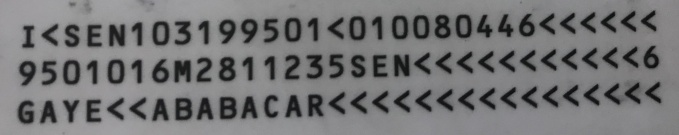
#> input picture carteId_01.jpg, 679 x 135 px, given in place of , which was not available
$ python -i detect_mrz.py   (imports and definitions only)   (older library calls are emulated)
#> lines starting #> are read from the running program, lines starting #| are printed output that depends on the picture; after the words box and inside, x2 and y2 are one past the last pixel; in counts of white or black regions, pixels touching at a corner belong together; pictures that were not available may be replaced by others from this repository, and a replacement may not be noted

from imutils import paths
import numpy as np
import argparse
import imutils
import cv2


def getMRZFromImg(img=None, imgpath=""):

#> called with imgpath = ''
  rectKernel = cv2.getStructuringElement(cv2.MORPH_RECT, (13, 5))
  sqKernel = cv2.getStructuringElement(cv2.MORPH_RECT, (21, 21))
  image = img if img is not None else cv2.imread(imgpath)
#> image is the input picture: shape (135, 679, 3); mean B, G, R 117.2, 116.4, 116.4

  image = imutils.resize(image, height=600)
#> image: shape (600, 3017, 3)
  gray = cv2.cvtColor(image, cv2.COLOR_BGR2GRAY)

  gray = cv2.GaussianBlur(gray, (3, 3), 0)
  blackhat = cv2.morphologyEx(gray, cv2.MORPH_BLACKHAT, rectKernel)
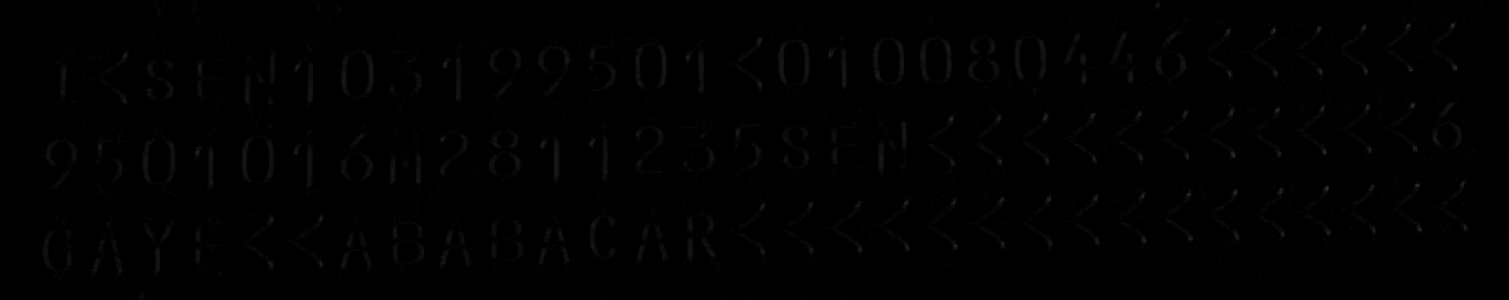
#> blackhat: shape (600, 3017) (shown at 1/2 size); min 0, max 56, mean 1

	# compute the Scharr gradient of the blackhat image and scale the
	# result into the range [0, 255]
  gradX = cv2.Sobel(blackhat, ddepth=cv2.CV_32F, dx=1, dy=0, ksize=-1)
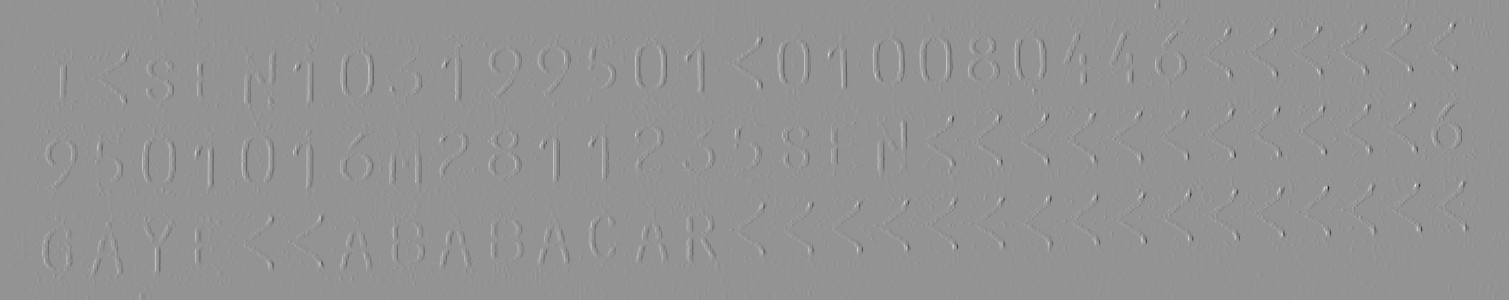
#> gradX: shape (600, 3017) float32 (shown at 1/2 size); min -734, max 535, mean 0; drawn with min black and max white
  gradX = np.absolute(gradX)
  (minVal, maxVal) = (np.min(gradX), np.max(gradX))
#> minVal = 0; maxVal = 734
  gradX = (255 * ((gradX - minVal) / (maxVal - minVal))).astype("uint8")


  gradX = cv2.morphologyEx(gradX, cv2.MORPH_CLOSE, rectKernel)
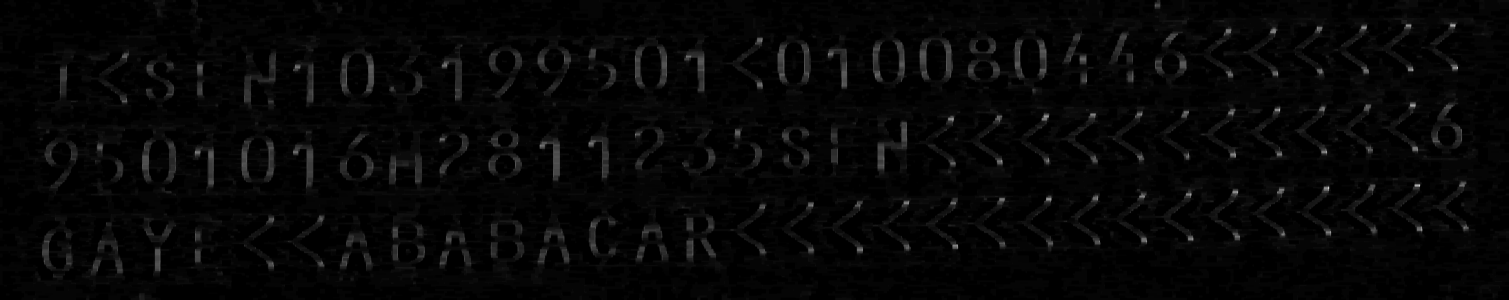
#> gradX: shape (600, 3017) (shown at 1/2 size); min 0, max 255, mean 6.2
  thresh = cv2.threshold(gradX, 0, 255, cv2.THRESH_BINARY | cv2.THRESH_OTSU)[1]
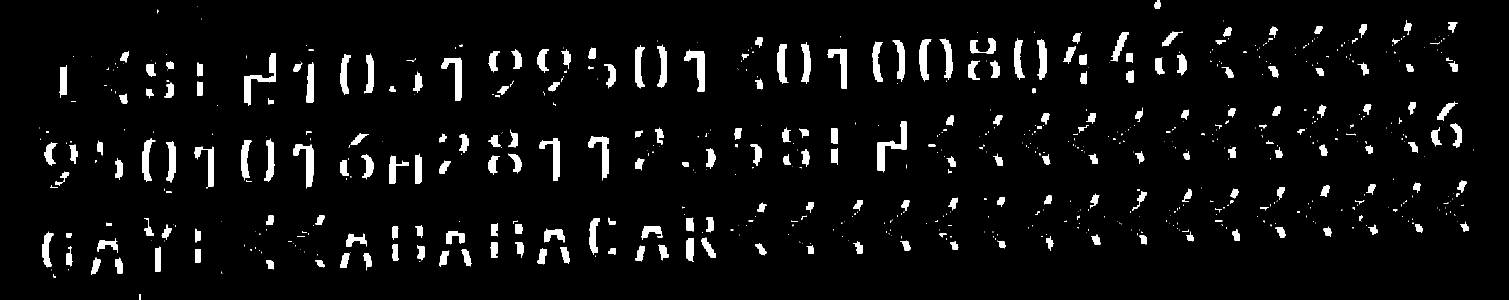
#> thresh: shape (600, 3017) (shown at 1/2 size); 4.9% white; 674 white regions (419 under 20 px), largest, box (x1, y1, x2, y2) and area: (1755, 242, 1814, 345) 1753, (488, 106, 552, 212) 1683, (1368, 99, 1409, 184) 1426

  thresh = cv2.morphologyEx(thresh, cv2.MORPH_CLOSE, sqKernel)
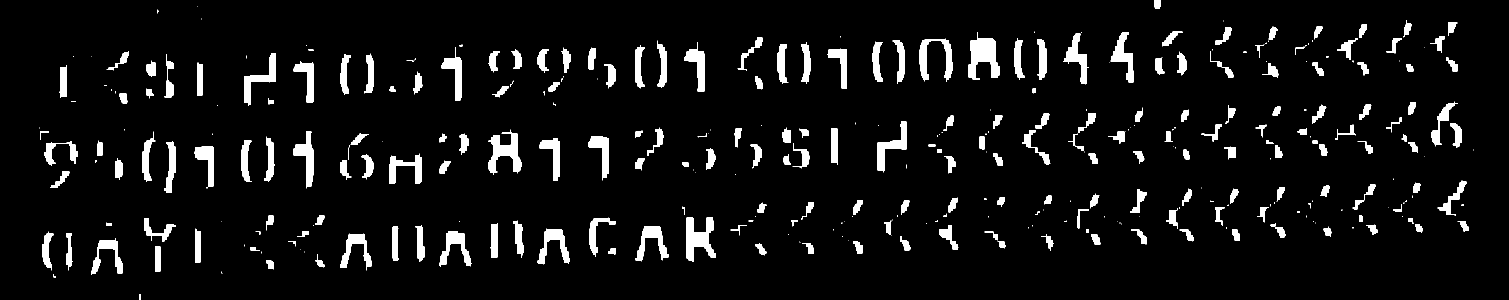
#> thresh: shape (600, 3017) (shown at 1/2 size); 6.3% white; 346 white regions (132 under 20 px), largest, box (x1, y1, x2, y2) and area: (1936, 64, 2000, 159) 3260, (1373, 434, 1432, 524) 2803, (976, 259, 1044, 350) 2742
  thresh = cv2.erode(thresh, None, iterations=4)
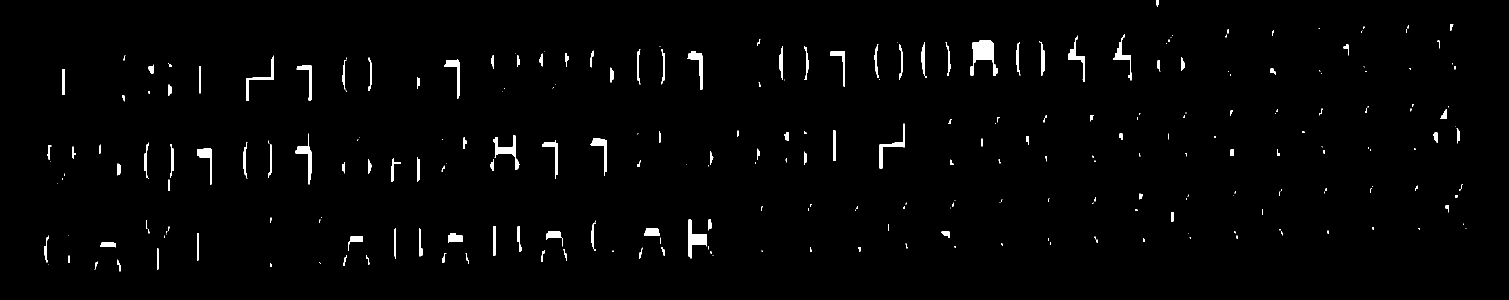
#> thresh: shape (600, 3017) (shown at 1/2 size); 1.5% white; 272 white regions (145 under 20 px), largest, box (x1, y1, x2, y2) and area: (1940, 80, 1995, 151) 1856, (1377, 439, 1414, 517) 1107, (986, 271, 1040, 339) 1003

  # during thresholding, it's possible that border pixels were
	# included in the thresholding, so let's set 5% of the left and
	# right borders to zero
  p = int(image.shape[1] * 0.05)
#> p = 150
  thresh[:, 0:p] = 0
  thresh[:, image.shape[1] - p:] = 0
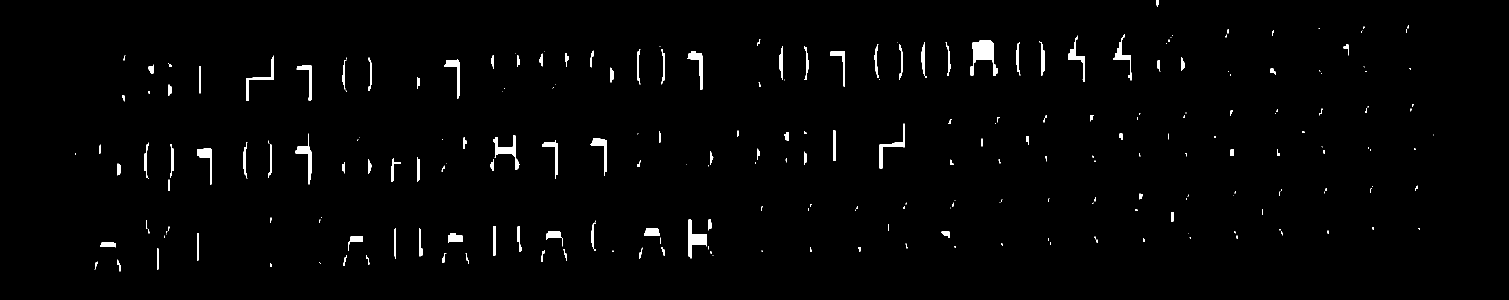
#> thresh: shape (600, 3017) (shown at 1/2 size); 1.4% white; 248 white regions (133 under 20 px)

  # find contours in the thresholded image and sort them by their
	# size
  cnts = cv2.findContours(thresh.copy(), cv2.RETR_EXTERNAL,
    cv2.CHAIN_APPROX_SIMPLE)
#> cnts = 248 contours, 151 with area under 20; largest, box (x1, y1, x2, y2) and area: (1940, 80, 1995, 151) 1708, (1377, 439, 1414, 517) 992, (986, 271, 1040, 339) 864, (590, 267, 623, 369) 610, (1375, 103, 1405, 179) 606
  cnts = imutils.grab_contours(cnts)
  cnts = sorted(cnts, key=cv2.contourArea, reverse=True)

  roi = None
  	# loop over the contours
  for c in cnts:
    # compute the bounding box of the contour and use the contour to
    # compute the aspect ratio and coverage ratio of the bounding box
    # width to the width of the image
    (x, y, w, h) = cv2.boundingRect(c)
    ar = w / float(h)
    crWidth = w / float(gray.shape[1])

    # check to see if the aspect ratio and coverage width are within
    # acceptable criteria
    if ar > 5 and crWidth > 0.75:
      # pad the bounding box since we applied erosions and now need
      # to re-grow it
      pX = int((x + w) * 0.03)
      pY = int((y + h) * 0.03)
      (x, y) = (x - pX, y - pY)
      (w, h) = (w + (pX * 2), h + (pY * 2))

      # extract the ROI from the image and draw a bounding box
      # surrounding the MRZ
      roi = image[y:y + h, x:x + w].copy()
      cv2.rectangle(image, (x, y), (x + w, y + h), (0, 255, 0), 2)
      break
#> this loop made 248 passes
#> (x, y, w, h, ar, crWidth) on passes 1 to 3: (1940, 80, 55, 71, 0.775, 0.0182), (1377, 439, 37, 78, 0.474, 0.0123), (986, 271, 54, 68, 0.794, 0.0179)


  return roi


>>> result = getMRZFromImg()
